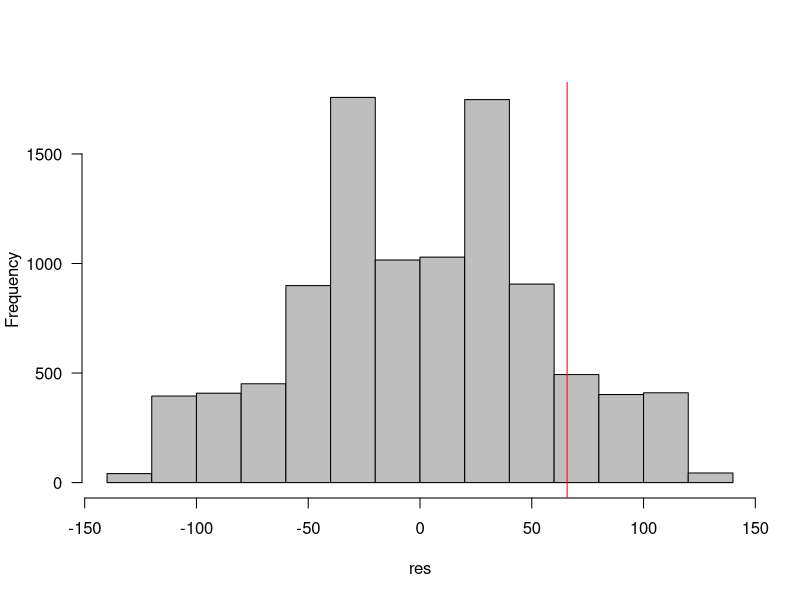
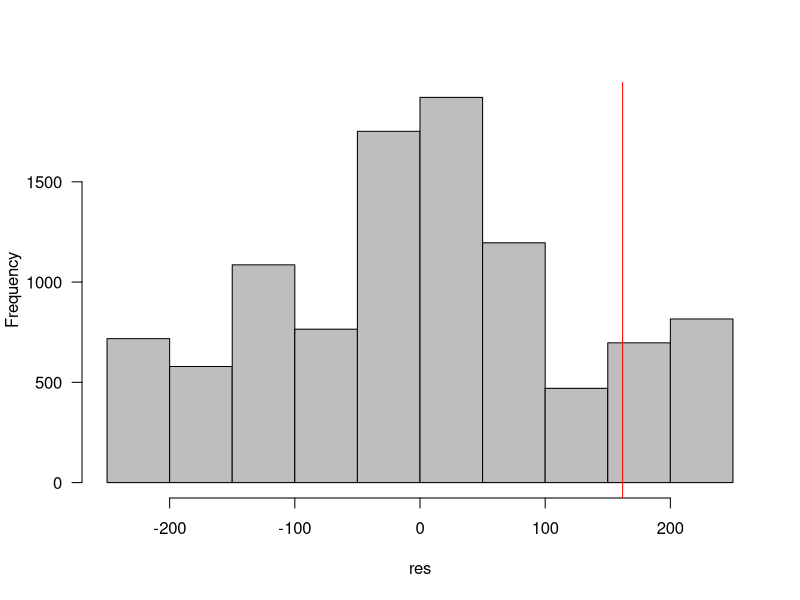

These figures' R source, in order:
#Assignment 5 2021/02/26

#Packages used 
library(readxl)
WT_KO <- read_excel("WT_KO.xlsx")

#Hypothesis 1: Mean tumor size were bigger on on Day 10 in KO mice compared to 
#WT mice treated with Vaccinia.

#modifying data structure
WT <- unlist(WT_KO[5,2:6])
KO <- unlist(WT_KO[5,7:11])
Group <- c(rep('WT', 5), rep('KO', 5))
Tumor_Size <- c(WT, KO)
DATA <- data.frame(Group, Tumor_Size)

set.seed(12345)

sims <- 9999
res <- numeric(sims)
for (i in 1:sims) {
  perms <- sample(nrow(DATA))
  shuffle <- transform(DATA,Tumor_Size=Tumor_Size[perms]) #new combos
  res[i] <- mean(shuffle$Tumor_Size[shuffle$Group=="WT"])-
    mean(shuffle$Tumor_Size[shuffle$Group=="KO"])
}
obs <- mean(DATA$Tumor_Size[DATA$Group=="WT"])-
  mean(DATA$Tumor_Size[DATA$Group=="KO"]) #real mean

res <- c(res,obs) #add to the possibilities


## JD: Taking the absolute value is OK, but it's usually better to figure out which tail you're in, calculate that tail, and double it.
p_val_perm <- mean(abs(res)>=abs(obs)); abs(obs); p_val_perm #p-val for obs

hist(res,col="gray",las=1,main="")
abline(v=obs,col="red")

p_val_t <- t.test(Tumor_Size~Group,data=DATA,var.equal=TRUE); p_val_t

#Hypothesis 2: Mean tumor size was bigger on Day 0 vs Day 10 for KO mice 
#treated with Vaccinia

PBS_10 <- unlist(WT_KO[5,12:15])
WT_10 <- unlist(WT_KO[5,2:6])
Group_2 <- c(rep('PBS_10', 4), rep('Vaccinia_10', 5))
Tumor_Size_2 <- c(PBS_10, WT_10)
DATA_2 <- data.frame(Group_2, Tumor_Size_2)

set.seed(12345) 
sims <- 9999
res <- numeric(sims)
for (i in 1:sims) {
  perms <- sample(nrow(DATA_2))
  shuffle <- transform(DATA_2,Tumor_Size_2=Tumor_Size_2[perms])
  res[i] <- mean(shuffle$Tumor_Size_2[shuffle$Group_2=="PBS_10"])-
    mean(shuffle$Tumor_Size_2[shuffle$Group_2=="Vaccinia_10"])
}
obs <- mean(DATA_2$Tumor_Size_2[DATA_2$Group_2=="PBS_10"])-
  mean(DATA_2$Tumor_Size_2[DATA_2$Group_2=="Vaccinia_10"])

res <- c(res,obs)

p_val_perm <- mean(abs(res)>=abs(obs)); abs(obs); p_val_perm #p-val for obs

hist(res,col="gray",las=1,main="")
abline(v=obs,col="red")

p_val_t <- t.test(Tumor_Size_2~Group_2,data=DATA_2,var.equal=TRUE); p_val_t

## Grade 2.0/3
